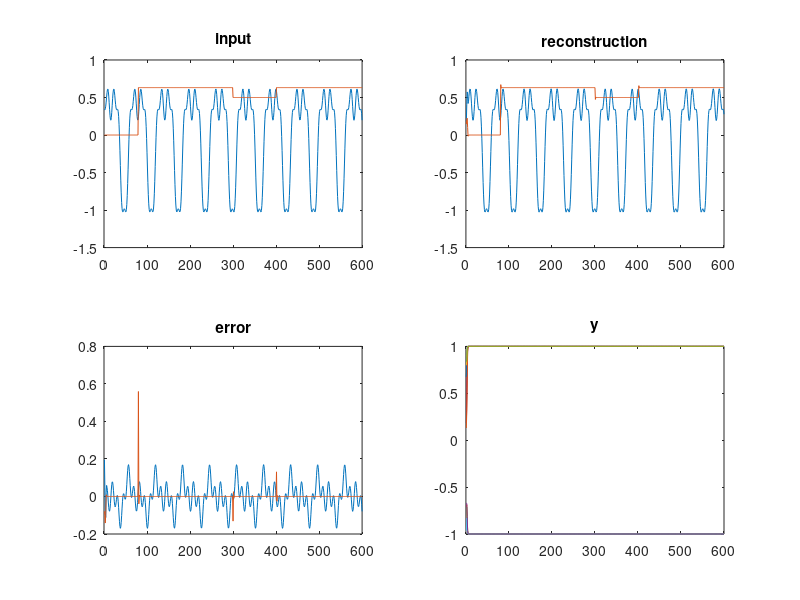

Here is the MATLAB script that generated this plot:

close all;
rng(10);

% Network parameters

InSize = 2;
ySize = 12;
eSize = InSize;

timelength = 600;

W = 0.1 + 0.01*randn(InSize,ySize);
V = 0.1 + 0.01*randn(ySize,InSize);
H = 0.1 + 0.01*randn(ySize,ySize);

Input = zeros(InSize,timelength);
inVec = 1:timelength;
inVec2 = zeros(1,timelength);
inVec2(80:end) = 1;
Input(1,:) = sin(0.1*inVec) + 0.5*cos(0.2*inVec) - 0.2*sin(0.5*inVec);
Input(2,:) = 1 - exp(-inVec2);
Input(2,300:400) = 0.5;

Input(1,:) = (Input(1,:) - mean(Input(1,:)))/max(abs(Input(1,:)));
y = randn(1,ySize);
e = zeros(1,eSize);
yprev = y;
eprev = e;

eta = 0.1;
Y = zeros(timelength,ySize);
E = zeros(timelength,eSize);
Rec = zeros(timelength,eSize);


for t = 1:timelength
    
    y = tanh(y + y*H + eprev*W);
    e = tanh(Input(:,t)'- yprev*V);
    
    eprev = e;
    yprev = y;
    
    Y(t,:) = y;
    E(t,:) = e;
    Rec(t,:) = y*V;
    
    W = W + eta*(eprev'*yprev);
    V = V + eta*(yprev'*eprev);
    H = H + eta*(yprev'*yprev);
    H(logical(eye(size(H)))) = 0;
    
end

figure; 
subplot(2,2,1);
plot(Input');
title('input')
subplot(2,2,2);
plot(Rec);
title('reconstruction')
subplot(2,2,3);
plot(E);
title('error')
subplot(2,2,4);
plot(Y);
title('y')


